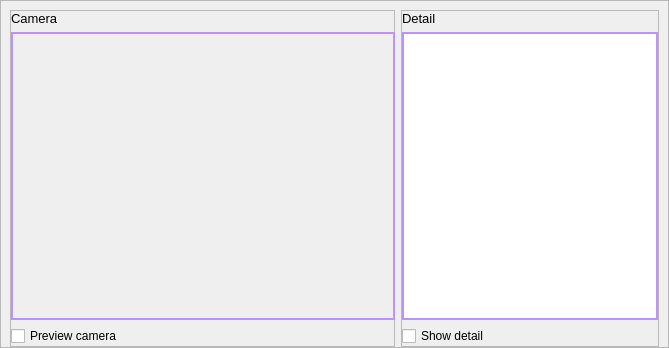
                        <widget class="QFrame" name="frame">
                         <property name="minimumSize">
                          <size>
                           <width>0</width>
                           <height>0</height>
                          </size>
                         </property>
                         <property name="styleSheet">
                          <string notr="true">/*border: 1px solid #73AD21;</string>
                         </property>
                         <property name="frameShape">
                          <enum>QFrame::StyledPanel</enum>
                         </property>
                         <property name="frameShadow">
                          <enum>QFrame::Raised</enum>
                         </property>
                         <layout class="QHBoxLayout" name="horizontalLayout_8">
                          <property name="spacing">
                           <number>6</number>
                          </property>
                          <property name="leftMargin">
                           <number>9</number>
                          </property>
                          <property name="topMargin">
                           <number>9</number>
                          </property>
                          <property name="rightMargin">
                           <number>9</number>
                          </property>
                          <property name="bottomMargin">
                           <number>0</number>
                          </property>
                          <item>
                           <widget class="QFrame" name="frame_3">
                            <property name="minimumSize">
                             <size>
                              <width>385</width>
                              <height>0</height>
                             </size>
                            </property>
                            <property name="maximumSize">
                             <size>
                              <width>384</width>
                              <height>16777215</height>
                             </size>
                            </property>
                            <property name="frameShape">
                             <enum>QFrame::StyledPanel</enum>
                            </property>
                            <property name="frameShadow">
                             <enum>QFrame::Raised</enum>
                            </property>
                            <layout class="QVBoxLayout" name="verticalLayout_22">
                             <property name="spacing">
                              <number>6</number>
                             </property>
                             <property name="leftMargin">
                              <number>0</number>
                             </property>
                             <property name="topMargin">
                              <number>0</number>
                             </property>
                             <property name="rightMargin">
                              <number>0</number>
                             </property>
                             <property name="bottomMargin">
                              <number>0</number>
                             </property>
                             <item>
                              <widget class="QLabel" name="labelBoxBlenderInstalation_7">
                               <property name="sizePolicy">
                                <sizepolicy hsizetype="Preferred" vsizetype="Fixed">
                                 <horstretch>0</horstretch>
                                 <verstretch>0</verstretch>
                                </sizepolicy>
                               </property>
                               <property name="font">
                                <font>
                                 <pointsize>10</pointsize>
                                 <italic>false</italic>
                                 <bold>false</bold>
                                </font>
                               </property>
                               <property name="styleSheet">
                                <string notr="true"/>
                               </property>
                               <property name="text">
                                <string>Camera</string>
                               </property>
                              </widget>
                             </item>
                             <item alignment="Qt::AlignHCenter|Qt::AlignVCenter">
                              <widget class="QFrame" name="Camera_Frame_1">
                               <property name="minimumSize">
                                <size>
                                 <width>384</width>
                                 <height>288</height>
                                </size>
                               </property>
                               <property name="maximumSize">
                                <size>
                                 <width>384</width>
                                 <height>288</height>
                                </size>
                               </property>
                               <property name="styleSheet">
                                <string notr="true">#Camera_Frame_1 {
	border: 2px solid #bd93f9;
	/*background-position: center;
	background-repeat: no-repeat;
	background-image: url(:/images/images/images/Logo_Small (8).png);*/
}

</string>
                               </property>
                               <property name="frameShape">
                                <enum>QFrame::StyledPanel</enum>
                               </property>
                               <property name="frameShadow">
                                <enum>QFrame::Raised</enum>
                               </property>
                               <layout class="QVBoxLayout" name="Camera_Frame_1_Layout">
                                <property name="spacing">
                                 <number>0</number>
                                </property>
                                <property name="leftMargin">
                                 <number>0</number>
                                </property>
                                <property name="topMargin">
                                 <number>0</number>
                                </property>
                                <property name="rightMargin">
                                 <number>0</number>
                                </property>
                                <property name="bottomMargin">
                                 <number>0</number>
                                </property>
                                <item alignment="Qt::AlignHCenter|Qt::AlignVCenter">
                                 <widget class="QLabel" name="Camera1_label">
                                  <property name="sizePolicy">
                                   <sizepolicy hsizetype="Preferred" vsizetype="Preferred">
                                    <horstretch>0</horstretch>
                                    <verstretch>0</verstretch>
                                   </sizepolicy>
                                  </property>
                                  <property name="styleSheet">
                                   <string notr="true">font: 15pt &quot;Segoe UI&quot;;
color: #E6E6E6;</string>
                                  </property>
                                  <property name="text">
                                   <string/>
                                  </property>
                                 </widget>
                                </item>
                               </layout>
                              </widget>
                             </item>
                             <item>
                              <widget class="QCheckBox" name="pre_cam_1">
                               <property name="maximumSize">
                                <size>
                                 <width>16777215</width>
                                 <height>16777215</height>
                                </size>
                               </property>
                               <property name="text">
                                <string>Preview camera</string>
                               </property>
                              </widget>
                             </item>
                            </layout>
                           </widget>
                          </item>
                          <item>
                           <widget class="QFrame" name="frame_5">
                            <property name="minimumSize">
                             <size>
                              <width>0</width>
                              <height>0</height>
                             </size>
                            </property>
                            <property name="maximumSize">
                             <size>
                              <width>16777215</width>
                              <height>16777215</height>
                             </size>
                            </property>
                            <property name="frameShape">
                             <enum>QFrame::StyledPanel</enum>
                            </property>
                            <property name="frameShadow">
                             <enum>QFrame::Raised</enum>
                            </property>
                            <layout class="QVBoxLayout" name="verticalLayout_23">
                             <property name="leftMargin">
                              <number>0</number>
                             </property>
                             <property name="topMargin">
                              <number>0</number>
                             </property>
                             <property name="rightMargin">
                              <number>0</number>
                             </property>
                             <property name="bottomMargin">
                              <number>0</number>
                             </property>
                             <item>
                              <widget class="QLabel" name="labelBoxBlenderInstalation_10">
                               <property name="sizePolicy">
                                <sizepolicy hsizetype="Preferred" vsizetype="Fixed">
                                 <horstretch>0</horstretch>
                                 <verstretch>0</verstretch>
                                </sizepolicy>
                               </property>
                               <property name="maximumSize">
                                <size>
                                 <width>384</width>
                                 <height>16777215</height>
                                </size>
                               </property>
                               <property name="font">
                                <font>
                                 <pointsize>10</pointsize>
                                 <italic>false</italic>
                                 <bold>false</bold>
                                </font>
                               </property>
                               <property name="styleSheet">
                                <string notr="true"/>
                               </property>
                               <property name="text">
                                <string>Detail</string>
                               </property>
                              </widget>
                             </item>
                             <item>
                              <widget class="QTextBrowser" name="Detail_text">
                               <property name="styleSheet">
                                <string notr="true">#Detail_text {
	border: 2px solid #bd93f9;
}</string>
                               </property>
                               <property name="html">
                                <string>&lt;!DOCTYPE HTML PUBLIC &quot;-//W3C//DTD HTML 4.0//EN&quot; &quot;http://www.w3.org/TR/REC-html40/strict.dtd&quot;&gt;
&lt;html&gt;&lt;head&gt;&lt;meta name=&quot;qrichtext&quot; content=&quot;1&quot; /&gt;&lt;meta charset=&quot;utf-8&quot; /&gt;&lt;style type=&quot;text/css&quot;&gt;
p, li { white-space: pre-wrap; }
&lt;/style&gt;&lt;/head&gt;&lt;body style=&quot; font-family:'Segoe UI'; font-size:10pt; font-weight:400; font-style:normal;&quot;&gt;
&lt;p style=&quot;-qt-paragraph-type:empty; margin-top:0px; margin-bottom:0px; margin-left:0px; margin-right:0px; -qt-block-indent:0; text-indent:0px;&quot;&gt;&lt;br /&gt;&lt;/p&gt;&lt;/body&gt;&lt;/html&gt;</string>
                               </property>
                              </widget>
                             </item>
                             <item>
                              <widget class="QCheckBox" name="show_detail">
                               <property name="minimumSize">
                                <size>
                                 <width>0</width>
                                 <height>0</height>
                                </size>
                               </property>
                               <property name="maximumSize">
                                <size>
                                 <width>384</width>
                                 <height>16777215</height>
                                </size>
                               </property>
                               <property name="text">
                                <string>Show detail</string>
                               </property>
                              </widget>
                             </item>
                            </layout>
                           </widget>
                          </item>
                         </layout>
                        </widget>
